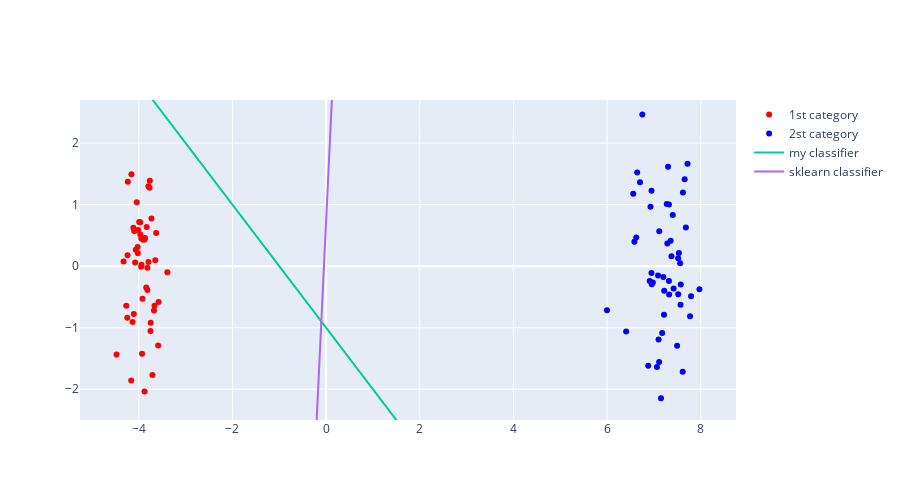

This figure's notebook cell:
### Code cell
fig = go.Figure()
fig.add_trace(go.Scatter(x = category0['X1'], y = category0['X2'], name = '1st category', mode = 'markers', marker=dict(
        color='red',
    )))
fig.add_trace(go.Scatter(x = category1['X1'], y = category1['X2'], name = '2st category', mode = 'markers', marker=dict(
        color='blue',
    )))
fig.add_trace(go.Scatter(x = df['X1'], y = m*df['X1'] + b, mode = 'lines', name='my classifier'))
fig.add_trace(go.Scatter(x = df['X1'], y = model_m*df['X1'] + model_b, mode = 'lines', name='sklearn classifier'))
fig.update_layout(width= 900, height= 500)

fig.update_yaxes(range=[-2.5, 2.7])

fig.show()
